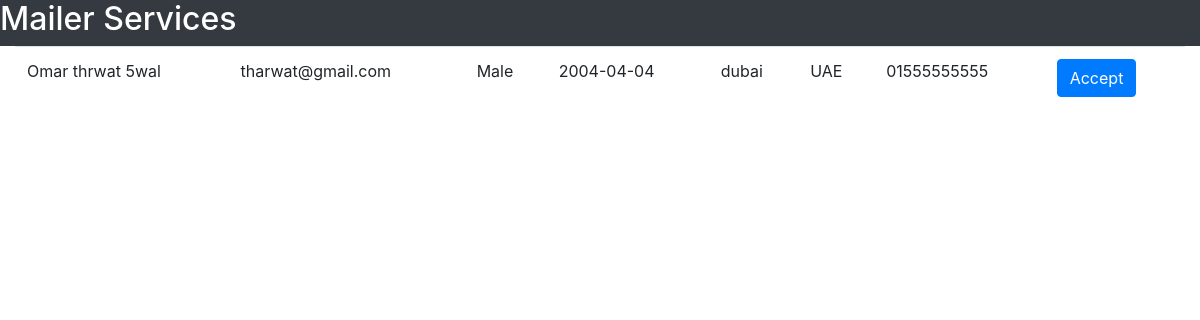
/admin/users-requests, run on an earlier commit of the app's database.
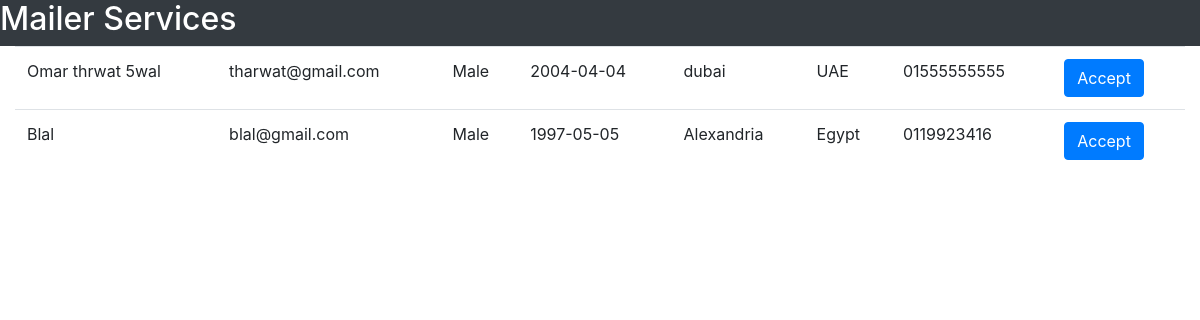
And on a later commit of the database.
### tables this page shows
CREATE TABLE waiting_list(waiting_id INTEGER PRIMARY KEY, user_name TEXT NOT NULL, user_email TEXT NOT NULL, user_password TEXT NOT NULL, user_gender TEXT NOT NULL, user_date_of_birth TEXT NOT NULL, user_city TEXT NOT NULL, user_country TEXT NOT NULL, user_contact TEXT NOT NULL, user_account_creation_date TEXT NOT NULL);

### Admin/admins.py (the view)
@admin_bp.route("/admin/users-requests")
def waiting_requests():
    sqlite_connection = sqlite3.connect("MAIL_DB.db")
    select_requests_query = """SELECT * FROM waiting_list;"""
    db_waiting_requests = sqlite_connection.execute(select_requests_query)
    all_requests = []
    request_data = {}
    for request in db_waiting_requests:
        request_data["user_id"] = request[0]
        request_data["user_name"] = request[1]
        request_data["user_email"] = request[2]
        request_data["user_gender"] = request[4]
        request_data["user_date_of_birth"] = request[5]
        request_data["user_city"] = request[6]
        request_data["user_country"] = request[7]
        request_data["user_contact"] = request[8]
        all_requests.append(request_data)
        request_data = {}
    sqlite_connection.close()
    return render_template("admin_templates/waitingRequests.html", all_requests = all_requests)

### Admin/templates/admin_templates/waitingRequests.html (shortened to what this page needs)
<!DOCTYPE html>
<html lang = "en">
    <head>
        <link rel="stylesheet" href="https://maxcdn.bootstrapcdn.com/bootstrap/4.5.2/css/bootstrap.min.css">
    </head>
    <body>
        <div class = "container-fluid">
            <div class = "row bg-dark text-white">
                <h2>Mailer Services</h2>
            </div>
            <div>
                <table class = "table">
                    <tbody>
                    {% for request in all_requests%}
                        <tr>
                            <td>{{request["user_name"]}}</td>
                            <td>{{request["user_email"]}}</td>
                            <td>{{request["user_gender"]}}</td>
                            <td>{{request["user_date_of_birth"]}}</td>
                            <td>{{request["user_city"]}}</td>
                            <td>{{request["user_country"]}}</td>
                            <td>{{request["user_contact"]}}</td>
                            <td><a href = "{{url_for('admin_bp.add_user', request_id = request['user_id'])}}" class = "btn btn-primary">Accept</a></td>
                        </tr>
                    {% endfor %}
                    </tbody>
                </table>
            </div>
        </div>
    </body>
</html>

What changed in the data, as far as the page shows it:
added waiting_list: user_name "Blal", user_email "blal@gmail.com", user_gender "Male", user_date_of_birth "1997-05-05", user_city "Alexandria", user_country "Egypt", user_contact "0119923416"
